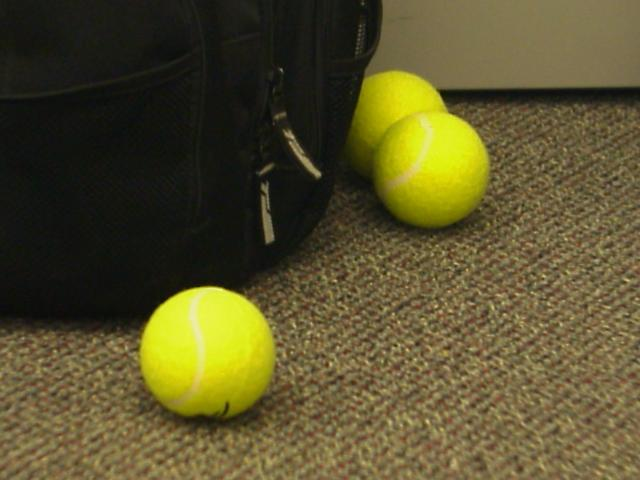
//> input picture Project/shared-robovision/image-processor/references/images/1-10.jpg, 640 x 480 px
$ ./homography images/1-10.jpg images/1-12.jpg   (built with g++ and OpenCV 4)
//> lines starting //> are read from the running program, lines starting //| are printed output that depends on the picture
#include <stdio.h>
#include <iostream>
#include "opencv2/core/core.hpp"
#include "opencv2/features2d/features2d.hpp"
#include "opencv2/highgui/highgui.hpp"
#include "opencv2/calib3d/calib3d.hpp"
#include "opencv2/nonfree/nonfree.hpp"
#include "opencv2/features2d/features2d.hpp"

using namespace cv;
using namespace std;

void readme();

/** @function main */
int main( int argc, char** argv )
{

  if( argc != 3 )
  { readme(); return -1; }

  Mat img_scene = imread( argv[1], CV_LOAD_IMAGE_GRAYSCALE );
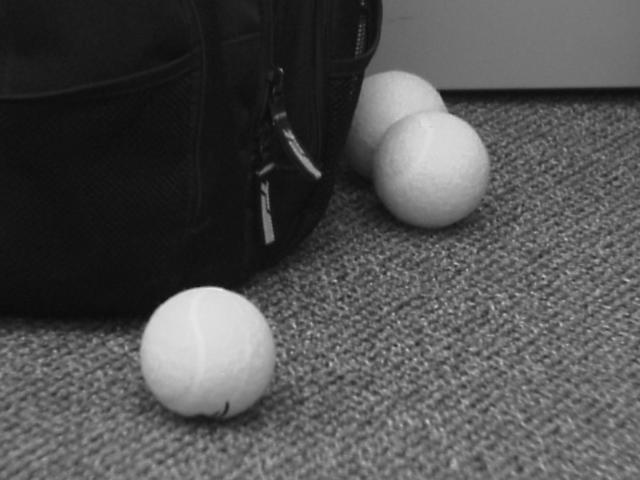
//> img_scene: 480 rows x 640 cols, CV_8UC1; min 10, max 233, mean 79.9
  Mat img_object = imread( argv[2], CV_LOAD_IMAGE_GRAYSCALE );
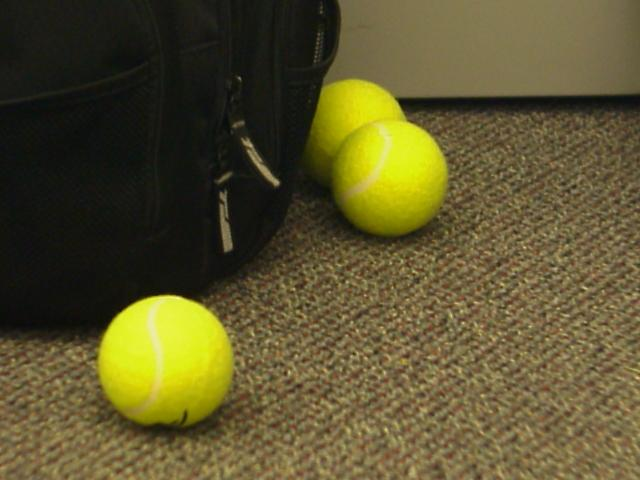
//> input picture Project/shared-robovision/image-processor/references/images/1-12.jpg, 640 x 480 px
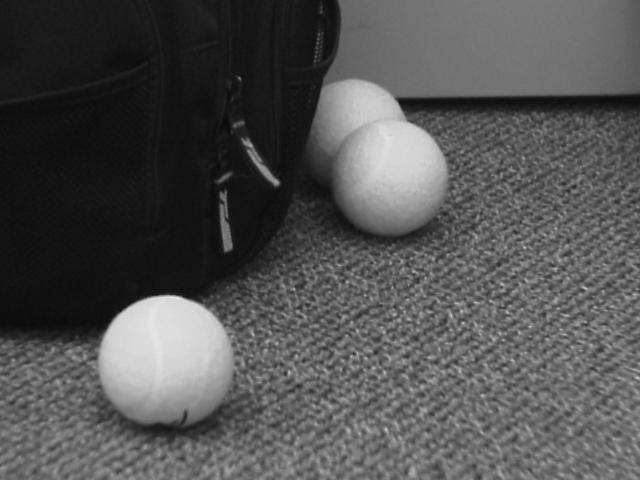
//> img_object: 480 rows x 640 cols, CV_8UC1; min 9, max 240, mean 82.4

  if( !img_object.data || !img_scene.data )
  { std::cout<< " --(!) Error reading images " << std::endl; return -1; }

  //-- Step 1: Detect the keypoints using SURF Detector
  int minHessian = 400;

//> (the run ends here: the program needs code that is not available in this run, at `SurfFeatureDetector detector( minHessian );`)
